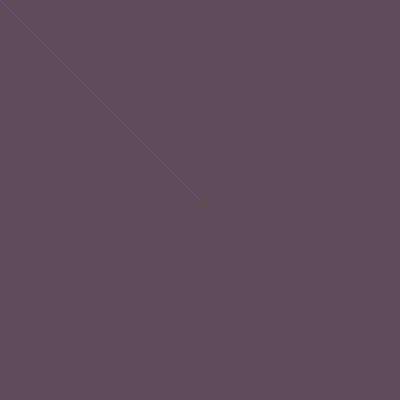
Frame 1 (no input)
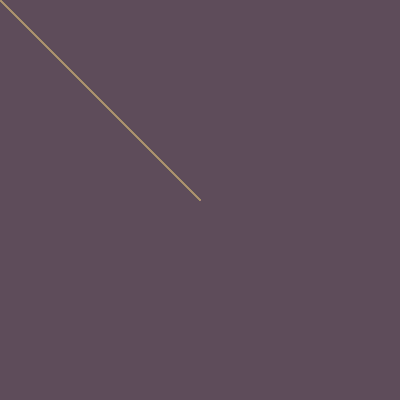
Frame 60 (the mouse pressed at the canvas centre just before this capture)
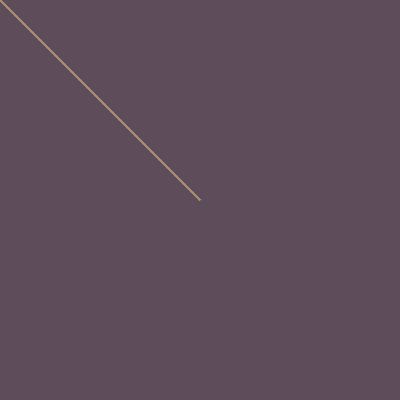
Frame 120 (the mouse held since frame 60 and released just before this capture)

The Processing sketch that drew these frames (run headless with seeded random() and noise(); from frame 60 on, the mouse is pressed at the canvas centre):

// Processing sketch: LineDraw
// ── LineDraw.pde
// Fareden ekranın merkezine rastgele renkli çizgiler çizer.
// Fare tıklandığında tuval temizlenir.

float a, b, c, d;

void setup() {
  size(400, 400);
  background(#5E4C5A);
}

void draw() {
  // Her karede rastgele RGBA renk üret
  a = random(0, 255); // Kırmızı
  b = random(0, 255); // Yeşil
  c = random(0, 255); // Mavi
  d = random(0, 255); // Alfa (şeffaflık)
  stroke(a, b, c, d);
  line(mouseX, mouseY, width/2, height/2); // Fareden merkeze çizgi
}

// Tuvali arka plan rengiyle temizle
void mouseClicked() {
  background(#5E4C5A);
}
